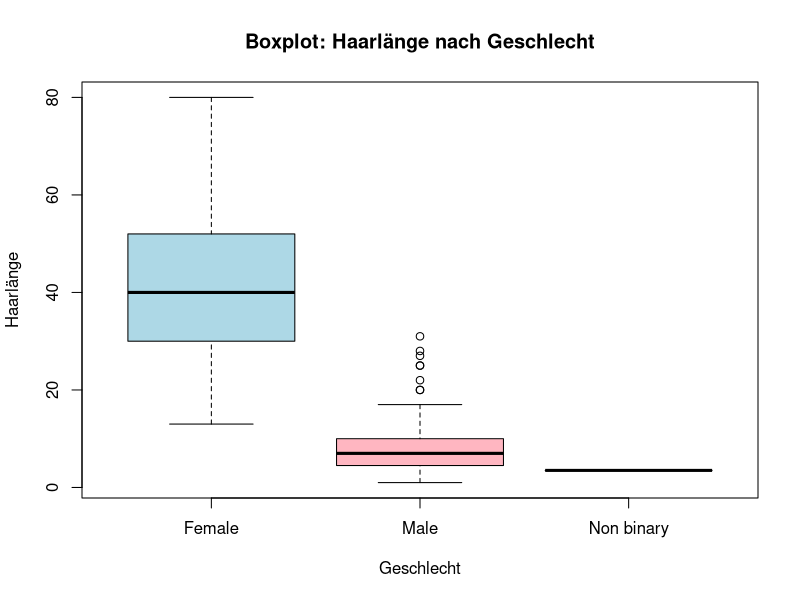
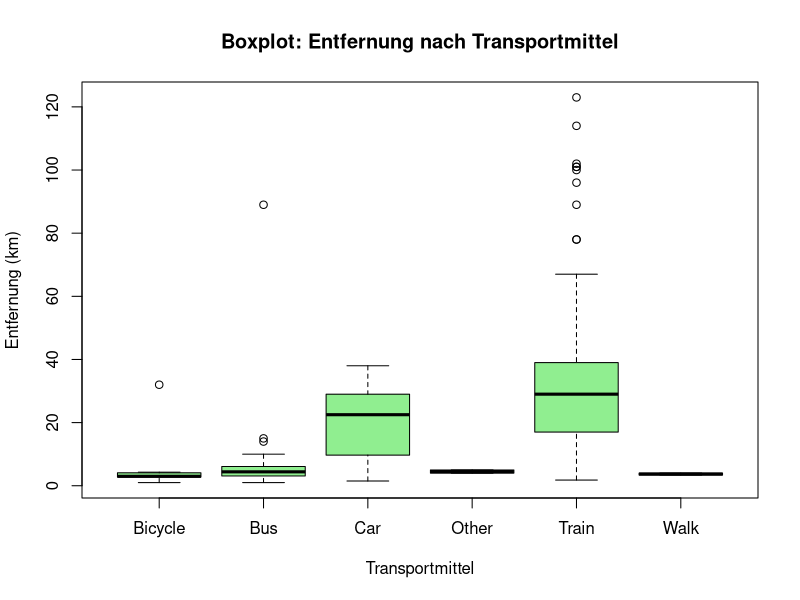
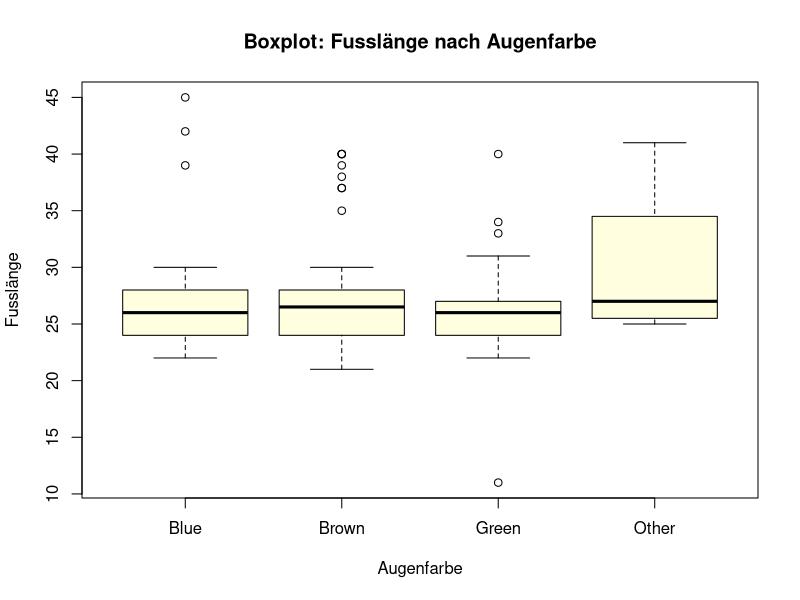
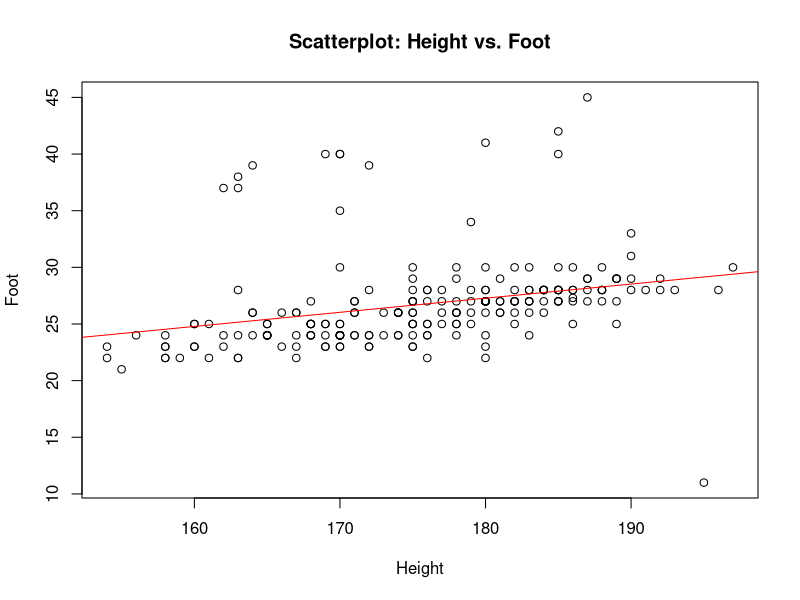
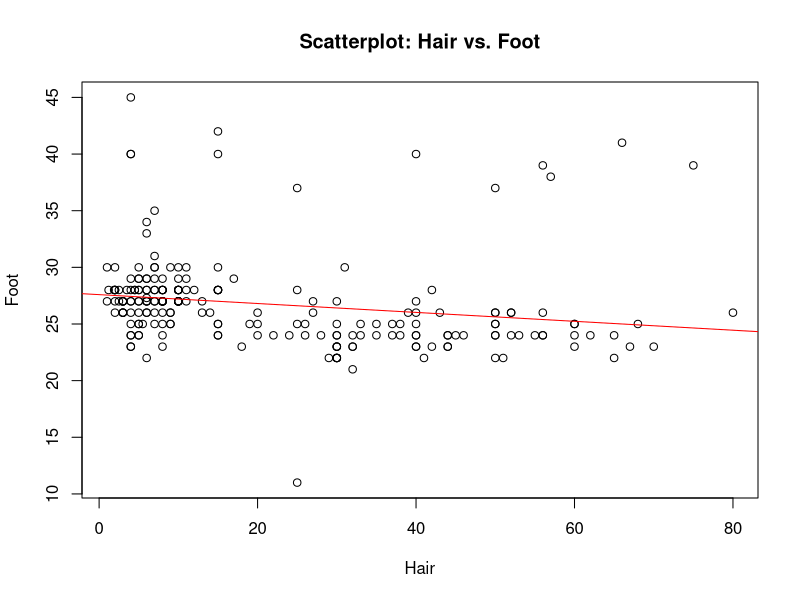
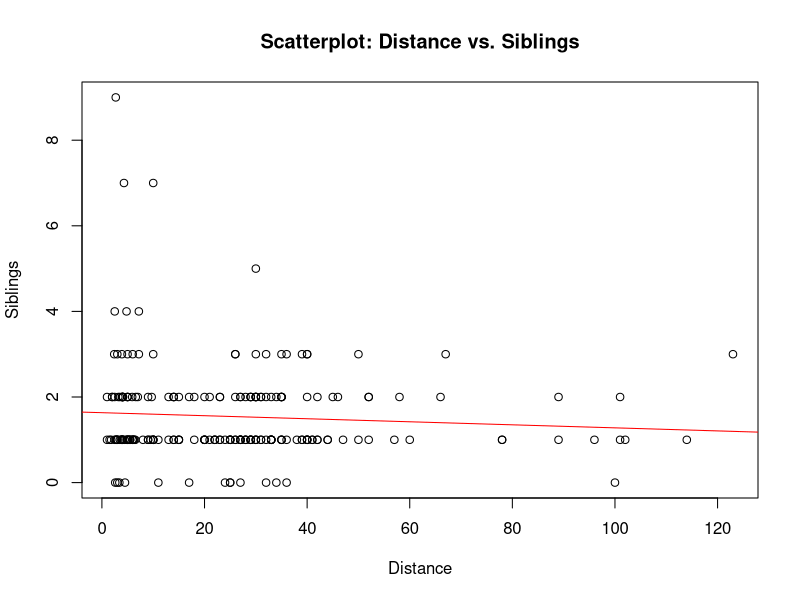

Generate these figures, in order, with R: (Note: this script raises an error after producing the figures.)
## ---- chunk 1
   library(readxl)
   data <- read_excel("../data/WDDA_03.xlsx", sheet = "BFH")
## ---- chunk 2
# Beispiel: Annahme, dass 'data' Ihren Datensatz enthält
male_height <- data$height[data$gender == "Male"]
female_height <- data$height[data$gender == "Female"]

mean_male <- mean(male_height, na.rm = TRUE)
mean_female <- mean(female_height, na.rm = TRUE)

cat("Mittlere Körpergrösse Männer:", mean_male, "cm\n")
cat("Mittlere Körpergrösse Frauen:", mean_female, "cm\n")
## ---- chunk 3
count_female_above_male_mean <- sum(female_height > mean_male, na.rm = TRUE)
count_male_below_female_mean <- sum(male_height < mean_female, na.rm = TRUE)

cat("Anzahl Frauen grösser als mittlere Männergrösse:", count_female_above_male_mean, "\n")
cat("Anzahl Männer kleiner als mittlere Frauengrösse:", count_male_below_female_mean, "\n")
## ---- chunk 4
mean_jar <- mean(data$jar, na.rm = TRUE)
cat("Mittelwert von jar:", mean_jar, "\n")
## ---- chunk 5
diff_to_actual <- abs(data$jar - 405)
best_index <- which.min(diff_to_actual)
best_birthdate <- data$dob[best_index]  # Annahme: Geburtsdatum in 'dob'
cat("Geburtsdatum des besten Schätzers:", best_birthdate, "\n")
## ---- chunk 6
closer_than_mean <- sum(abs(data$jar - 405) < abs(data$jar - mean_jar), na.rm = TRUE)
cat("Anzahl Individuen, die näher an 405 liegen als am Mittelwert:", closer_than_mean, "\n")
## ---- chunk 7
# Für jar:
mean_jar <- mean(data$jar, na.rm = TRUE)
median_jar <- median(data$jar, na.rm = TRUE)
cat("jar - Mittelwert:", mean_jar, "Median:", median_jar, "\n")

# Für siblings:
mean_siblings <- mean(data$siblings, na.rm = TRUE)
median_siblings <- median(data$siblings, na.rm = TRUE)
cat("siblings - Mittelwert:", mean_siblings, "Median:", median_siblings, "\n")

# Für distance:
mean_distance <- mean(data$distance, na.rm = TRUE)
median_distance <- median(data$distance, na.rm = TRUE)
cat("distance - Mittelwert:", mean_distance, "Median:", median_distance, "\n")
## ---- chunk 8
mean_gift <- mean(data$gift, na.rm = TRUE)  # Variable ggf. anpassen
cat("Durchschnittliche Ausgabe für ein Geschwister-Geschenk:", mean_gift, "CHF\n")
## ---- chunk 9
range_height <- diff(range(data$height, na.rm = TRUE))
range_maths <- diff(range(data$maths, na.rm = TRUE))
range_cash <- diff(range(data$cash, na.rm = TRUE))

cat("Spannweite height:", range_height, "cm\n")
cat("Spannweite maths:", range_maths, "\n")
cat("Spannweite cash:", range_cash, "CHF\n")
## ---- chunk 10
iqr_height <- IQR(data$height, na.rm = TRUE)
iqr_maths <- IQR(data$maths, na.rm = TRUE)
iqr_cash <- IQR(data$cash, na.rm = TRUE)

cat("IQR height:", iqr_height, "cm\n")
cat("IQR maths:", iqr_maths, "\n")
cat("IQR cash:", iqr_cash, "CHF\n")
## ---- chunk 11
boxplot(data$hair ~ data$gender,
        main = "Boxplot: Haarlänge nach Geschlecht",
        xlab = "Geschlecht", ylab = "Haarlänge",
        col = c("lightblue", "lightpink"))
## ---- chunk 12
# Beispiel (b): distance nach transport
# Sicherere Implementierung mit Fehlerbehandlung
transport_data <- data.frame(
  distance = data$distance,
  transport = data$transport
)
transport_data <- transport_data[complete.cases(transport_data), ]

if(nrow(transport_data) > 0 && length(unique(transport_data$transport)) > 0) {
  boxplot(distance ~ transport, data = transport_data,
          main = "Boxplot: Entfernung nach Transportmittel",
          xlab = "Transportmittel", ylab = "Entfernung (km)",
          col = "lightgreen")
} else {
  cat("Nicht genügend gültige Daten für den Transport-Boxplot\n")
}

# Beispiel (c): foot nach eye
# Sicherere Implementierung mit Fehlerbehandlung
eye_foot_data <- data.frame(
  foot = data$foot,
  eye = data$eye
)
eye_foot_data <- eye_foot_data[complete.cases(eye_foot_data), ]

if(nrow(eye_foot_data) > 0 && length(unique(eye_foot_data$eye)) > 0) {
  boxplot(foot ~ eye, data = eye_foot_data,
          main = "Boxplot: Fusslänge nach Augenfarbe",
          xlab = "Augenfarbe", ylab = "Fusslänge",
          col = "lightyellow")
} else {
  cat("Nicht genügend gültige Daten für den Augenfarbe-Boxplot\n")
}
## ---- chunk 13
sd_height <- sd(data$height, na.rm = TRUE)
sd_maths <- sd(data$maths, na.rm = TRUE)
sd_cash <- sd(data$cash, na.rm = TRUE)

cat("Standardabweichung height:", sd_height, "cm\n")
cat("Standardabweichung maths:", sd_maths, "\n")
cat("Standardabweichung cash:", sd_cash, "CHF\n")
## ---- chunk 14
mean_h <- mean(data$height, na.rm = TRUE)
sd_h <- sd(data$height, na.rm = TRUE)
lower1 <- mean_h - sd_h; upper1 <- mean_h + sd_h
proportion1 <- mean(data$height >= lower1 & data$height <= upper1, na.rm = TRUE)
cat("Anteil innerhalb 1 SD für height:", proportion1, "\n")
## ---- chunk 15
mean_IHG <- mean(data$IHG, na.rm = TRUE)
median_IHG <- median(data$IHG, na.rm = TRUE)
quantiles <- quantile(data$IHG, probs = c(0.25, 0.75, 0.85), na.rm = TRUE)
iqr_IHG <- IQR(data$IHG, na.rm = TRUE)

cat("Mittelwert IHG:", mean_IHG, "\n")
cat("Median IHG:", median_IHG, "\n")
cat("Q1:", quantiles[1], " Q3:", quantiles[2], " IQR:", iqr_IHG, "\n")
cat("85. Perzentil:", quantiles[3], "\n")
## ---- chunk 16
winter <- c(18, 20, 15, 16, 21, 20, 12, 16, 19, 20)
sommer <- c(28, 18, 24, 32, 18, 29, 23, 38, 28, 18)
## ---- chunk 17
range_winter <- diff(range(winter))
iqr_winter <- IQR(winter)
range_sommer <- diff(range(sommer))
iqr_sommer <- IQR(sommer)

cat("Winter - Spannweite:", range_winter, ", IQR:", iqr_winter, "\n")
cat("Sommer - Spannweite:", range_sommer, ", IQR:", iqr_sommer, "\n")
## ---- chunk 18
var_winter <- var(winter)
sd_winter <- sd(winter)
vc_winter <- sd_winter / mean(winter) * 100  # in Prozent

var_sommer <- var(sommer)
sd_sommer <- sd(sommer)
vc_sommer <- sd_sommer / mean(sommer) * 100

cat("Winter - Varianz:", var_winter, ", SD:", sd_winter, ", VK:", vc_winter, "%\n")
cat("Sommer - Varianz:", var_sommer, ", SD:", sd_sommer, ", VK:", vc_sommer, "%\n")
## ---- chunk 19
z_height <- scale(data$height)
z_foot   <- scale(data$foot)
z_house  <- scale(data$house)

cat("Mittelwert z-height:", mean(z_height, na.rm = TRUE), "\n")
cat("SD z-height:", sd(z_height, na.rm = TRUE), "\n")
# Analog für foot und house
## ---- chunk 20
library(e1071)

skew_height <- skewness(data$height, na.rm = TRUE)
skew_distance <- skewness(data$distance, na.rm = TRUE)
skew_cash <- skewness(data$cash, na.rm = TRUE)
skew_hair_m <- skewness(data$hair[data$gender == "Male"], na.rm = TRUE)
skew_hair_f <- skewness(data$hair[data$gender == "Female"], na.rm = TRUE)

cat("Schiefe height:", skew_height, "\n")
cat("Schiefe distance:", skew_distance, "\n")
cat("Schiefe cash:", skew_cash, "\n")
cat("Schiefe hair (Männer):", skew_hair_m, "\n")
cat("Schiefe hair (Frauen):", skew_hair_f, "\n")
## ---- chunk 21
plot(data$height, data$foot,
     main = "Scatterplot: Height vs. Foot",
     xlab = "Height", ylab = "Foot")
lm_model_a <- lm(foot ~ height, data = data)
abline(lm_model_a, col = "red")
correlation_a <- cor(data$height, data$foot, use = "complete.obs")
cat("Korrelation (height, foot):", correlation_a, "\n")
## ---- chunk 22
# (b) hair vs. foot
plot(data$hair, data$foot,
     main = "Scatterplot: Hair vs. Foot",
     xlab = "Hair", ylab = "Foot")
lm_model_b <- lm(foot ~ hair, data = data)
abline(lm_model_b, col = "red")
correlation_b <- cor(data$hair, data$foot, use = "complete.obs")
cat("Korrelation (hair, foot):", correlation_b, "\n")

# (c) distance vs. siblings
plot(data$distance, data$siblings,
     main = "Scatterplot: Distance vs. Siblings",
     xlab = "Distance", ylab = "Siblings")
lm_model_c <- lm(siblings ~ distance, data = data)
abline(lm_model_c, col = "red")
correlation_c <- cor(data$distance, data$siblings, use = "complete.obs")
cat("Korrelation (distance, siblings):", correlation_c, "\n")
## ---- chunk 23
corr_total <- cor(data$height, data$hair, use = "complete.obs")
cat("Korrelation (gesamt):", corr_total, "\n")
## ---- chunk 24
corr_female <- cor(data$height[data$gender == "Female"],
                  data$hair[data$gender == "Female"], use = "complete.obs")
cat("Korrelation (Frauen):", corr_female, "\n")
## ---- chunk 25
corr_male <- cor(data$height[data$gender == "Male"],
                data$hair[data$gender == "Male"], use = "complete.obs")
cat("Korrelation (Männer):", corr_male, "\n")
## ---- chunk 26
mean_stock <- mean(data$Stock2008, na.rm = TRUE)
median_stock <- median(data$Stock2008, na.rm = TRUE)
quantiles_stock <- quantile(data$Stock2008, probs = c(0.25, 0.75), na.rm = TRUE)

cat("Mittelwert Stock 2008:", mean_stock, "\n")
cat("Median Stock 2008:", median_stock, "\n")
cat("Q1:", quantiles_stock[1], "Q3:", quantiles_stock[2], "\n")
## ---- chunk 27
boxplot(data$Stock2008,
        main = "Boxplot: Stock 2008",
        ylab = "Prozentuale Änderung")
## ---- chunk 28
# Angenommen, die Spalten heißen 'DAX' und 'CAC40'
corr_index <- cor(data$DAX, data$CAC40, use = "complete.obs")
cat("Korrelationskoeffizient (DAX, CAC40):", corr_index, "\n")
